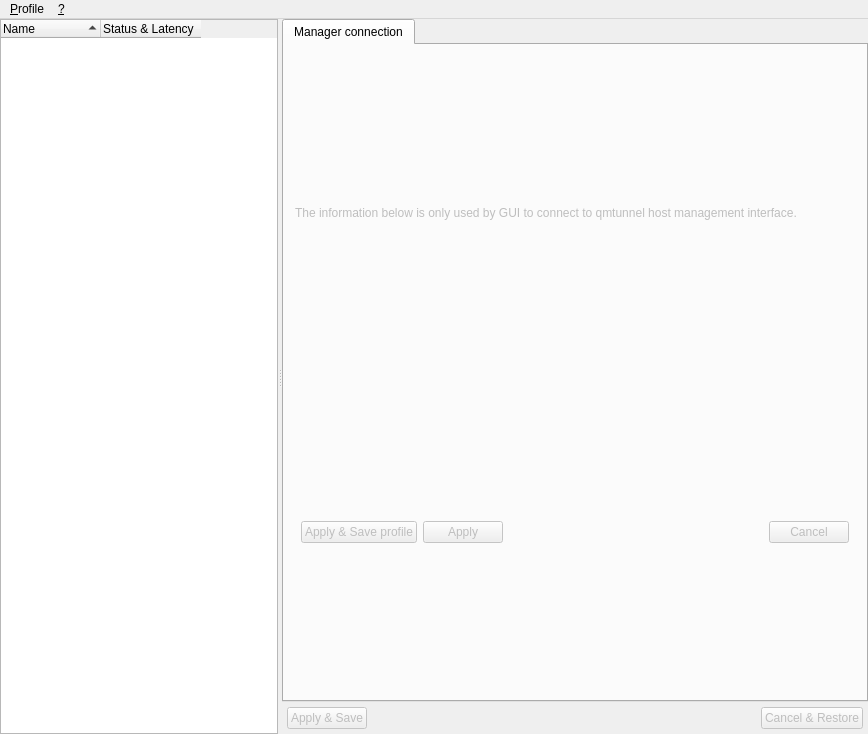
<?xml version="1.0" encoding="UTF-8"?>
<ui version="4.0">
 <class>MainWindow</class>
 <widget class="QMainWindow" name="MainWindow">
  <property name="geometry">
   <rect>
    <x>0</x>
    <y>0</y>
    <width>868</width>
    <height>734</height>
   </rect>
  </property>
  <property name="windowTitle">
   <string>qmtunnel GUI</string>
  </property>
  <property name="styleSheet">
   <string notr="true">QTreeView::branch:has-siblings:!adjoins-item {
    border-image: url(/images/stylesheet-vline.png) 0;
}

QTreeView::branch:has-siblings:adjoins-item {
    border-image: url(:/images/stylesheet-branch-more.png) 0;
}

QTreeView::branch:!has-children:!has-siblings:adjoins-item {
    border-image: url(:/images/stylesheet-branch-end.png) 0;
}

QTreeView::branch:has-children:!has-siblings:closed,
QTreeView::branch:closed:has-children:has-siblings {
        border-image: none;
        image: url(:/images/stylesheet-branch-closed.png);
}

QTreeView::branch:open:has-children:!has-siblings,
QTreeView::branch:open:has-children:has-siblings  {
        border-image: none;
        image: url(:/images/stylesheet-branch-open.png);
}</string>
  </property>
  <widget class="QWidget" name="centralWidget">
   <layout class="QVBoxLayout" name="verticalLayout">
    <property name="leftMargin">
     <number>0</number>
    </property>
    <property name="topMargin">
     <number>0</number>
    </property>
    <property name="rightMargin">
     <number>0</number>
    </property>
    <property name="bottomMargin">
     <number>0</number>
    </property>
    <item>
     <widget class="QSplitter" name="splitter">
      <property name="orientation">
       <enum>Qt::Horizontal</enum>
      </property>
      <widget class="QTreeWidget" name="browserTree">
       <property name="contextMenuPolicy">
        <enum>Qt::CustomContextMenu</enum>
       </property>
       <property name="frameShape">
        <enum>QFrame::StyledPanel</enum>
       </property>
       <property name="frameShadow">
        <enum>QFrame::Sunken</enum>
       </property>
       <property name="lineWidth">
        <number>3</number>
       </property>
       <property name="midLineWidth">
        <number>3</number>
       </property>
       <property name="editTriggers">
        <set>QAbstractItemView::NoEditTriggers</set>
       </property>
       <property name="dragDropMode">
        <enum>QAbstractItemView::InternalMove</enum>
       </property>
       <property name="selectionMode">
        <enum>QAbstractItemView::SingleSelection</enum>
       </property>
       <property name="selectionBehavior">
        <enum>QAbstractItemView::SelectRows</enum>
       </property>
       <property name="autoExpandDelay">
        <number>0</number>
       </property>
       <property name="rootIsDecorated">
        <bool>true</bool>
       </property>
       <property name="uniformRowHeights">
        <bool>true</bool>
       </property>
       <property name="sortingEnabled">
        <bool>true</bool>
       </property>
       <property name="columnCount">
        <number>2</number>
       </property>
       <attribute name="headerVisible">
        <bool>true</bool>
       </attribute>
       <attribute name="headerCascadingSectionResizes">
        <bool>true</bool>
       </attribute>
       <attribute name="headerStretchLastSection">
        <bool>false</bool>
       </attribute>
       <column>
        <property name="text">
         <string>Name</string>
        </property>
       </column>
       <column>
        <property name="text">
         <string>Status &amp; Latency</string>
        </property>
       </column>
      </widget>
      <widget class="QStackedWidget" name="stackedWidget">
       <widget class="QWidget" name="page_MgrConn">
        <layout class="QVBoxLayout" name="verticalLayout_2">
         <property name="spacing">
          <number>0</number>
         </property>
         <property name="leftMargin">
          <number>0</number>
         </property>
         <property name="topMargin">
          <number>0</number>
         </property>
         <property name="rightMargin">
          <number>0</number>
         </property>
         <property name="bottomMargin">
          <number>0</number>
         </property>
         <item>
          <widget class="QTabWidget" name="mgrconn_tabWidget">
           <property name="currentIndex">
            <number>0</number>
           </property>
           <widget class="QWidget" name="mgrconn_tabConnection">
            <attribute name="title">
             <string>Manager connection</string>
            </attribute>
            <layout class="QVBoxLayout" name="vLayoutTabConnection" stretch="0,0">
             <item>
              <widget class="QLabel" name="lblMgrConnIntro">
               <property name="enabled">
                <bool>false</bool>
               </property>
               <property name="text">
                <string>The information below is only used by GUI to connect to qmtunnel host management interface.</string>
               </property>
               <property name="wordWrap">
                <bool>true</bool>
               </property>
              </widget>
             </item>
             <item>
              <widget class="QWidget" name="widget_3" native="true">
               <layout class="QHBoxLayout" name="horizontalLayout_6">
                <property name="leftMargin">
                 <number>6</number>
                </property>
                <property name="topMargin">
                 <number>6</number>
                </property>
                <property name="rightMargin">
                 <number>6</number>
                </property>
                <property name="bottomMargin">
                 <number>6</number>
                </property>
                <item>
                 <widget class="QPushButton" name="btnApplyAndSave">
                  <property name="enabled">
                   <bool>false</bool>
                  </property>
                  <property name="text">
                   <string>Apply &amp;&amp; Save profile</string>
                  </property>
                 </widget>
                </item>
                <item>
                 <widget class="QPushButton" name="btnApply">
                  <property name="enabled">
                   <bool>false</bool>
                  </property>
                  <property name="text">
                   <string>Apply</string>
                  </property>
                 </widget>
                </item>
                <item>
                 <spacer name="horizontalSpacer_4">
                  <property name="orientation">
                   <enum>Qt::Horizontal</enum>
                  </property>
                  <property name="sizeHint" stdset="0">
                   <size>
                    <width>40</width>
                    <height>20</height>
                   </size>
                  </property>
                 </spacer>
                </item>
                <item>
                 <widget class="QPushButton" name="btnCancel">
                  <property name="enabled">
                   <bool>false</bool>
                  </property>
                  <property name="text">
                   <string>Cancel</string>
                  </property>
                 </widget>
                </item>
               </layout>
              </widget>
             </item>
            </layout>
           </widget>
          </widget>
         </item>
         <item>
          <widget class="QWidget" name="widget_mgrServerButtons" native="true">
           <layout class="QHBoxLayout" name="horizontalLayout_7">
            <property name="leftMargin">
             <number>5</number>
            </property>
            <property name="topMargin">
             <number>5</number>
            </property>
            <property name="rightMargin">
             <number>5</number>
            </property>
            <property name="bottomMargin">
             <number>5</number>
            </property>
            <item>
             <widget class="QPushButton" name="btnMgrServerConfigApply">
              <property name="enabled">
               <bool>false</bool>
              </property>
              <property name="text">
               <string>Apply &amp;&amp; Save</string>
              </property>
             </widget>
            </item>
            <item>
             <spacer name="horizontalSpacer_7">
              <property name="orientation">
               <enum>Qt::Horizontal</enum>
              </property>
              <property name="sizeHint" stdset="0">
               <size>
                <width>40</width>
                <height>20</height>
               </size>
              </property>
             </spacer>
            </item>
            <item>
             <widget class="QPushButton" name="btnMgrServerConfigCancel">
              <property name="enabled">
               <bool>false</bool>
              </property>
              <property name="text">
               <string>Cancel &amp;&amp; Restore</string>
              </property>
             </widget>
            </item>
           </layout>
          </widget>
         </item>
        </layout>
       </widget>
       <widget class="QWidget" name="page_tunnel">
        <layout class="QVBoxLayout" name="vLayoutPageTunnel">
         <property name="leftMargin">
          <number>0</number>
         </property>
         <property name="topMargin">
          <number>0</number>
         </property>
         <property name="rightMargin">
          <number>0</number>
         </property>
         <property name="bottomMargin">
          <number>0</number>
         </property>
         <item>
          <widget class="QTabWidget" name="tunnel_tabWidget">
           <property name="currentIndex">
            <number>0</number>
           </property>
           <widget class="QWidget" name="tab_tunnelStats">
            <attribute name="title">
             <string>Statistics summary</string>
            </attribute>
            <layout class="QVBoxLayout" name="verticalLayout_3">
             <item>
              <layout class="QHBoxLayout" name="horizontalLayout">
               <item>
                <widget class="QCheckBox" name="chkTunnelStatsAutoUpdate">
                 <property name="text">
                  <string>auto-update every</string>
                 </property>
                 <property name="checked">
                  <bool>true</bool>
                 </property>
                </widget>
               </item>
               <item>
                <widget class="QDoubleSpinBox" name="spinTunnelStatsAutoUpdateInterval">
                 <property name="suffix">
                  <string> s</string>
                 </property>
                 <property name="decimals">
                  <number>1</number>
                 </property>
                 <property name="minimum">
                  <double>0.100000000000000</double>
                 </property>
                 <property name="maximum">
                  <double>999.000000000000000</double>
                 </property>
                 <property name="value">
                  <double>2.000000000000000</double>
                 </property>
                </widget>
               </item>
               <item>
                <spacer name="horizontalSpacer">
                 <property name="orientation">
                  <enum>Qt::Horizontal</enum>
                 </property>
                 <property name="sizeHint" stdset="0">
                  <size>
                   <width>40</width>
                   <height>20</height>
                  </size>
                 </property>
                </spacer>
               </item>
              </layout>
             </item>
             <item>
              <widget class="QTreeWidget" name="tunnelStatsTreeWidget">
               <property name="editTriggers">
                <set>QAbstractItemView::NoEditTriggers</set>
               </property>
               <property name="alternatingRowColors">
                <bool>true</bool>
               </property>
               <property name="selectionMode">
                <enum>QAbstractItemView::SingleSelection</enum>
               </property>
               <property name="selectionBehavior">
                <enum>QAbstractItemView::SelectRows</enum>
               </property>
               <property name="wordWrap">
                <bool>true</bool>
               </property>
               <property name="headerHidden">
                <bool>true</bool>
               </property>
               <attribute name="headerStretchLastSection">
                <bool>false</bool>
               </attribute>
               <column>
                <property name="text">
                 <string>Parameter</string>
                </property>
               </column>
               <column>
                <property name="text">
                 <string>Value</string>
                </property>
               </column>
              </widget>
             </item>
             <item>
              <widget class="QLabel" name="label">
               <property name="text">
                <string>Last tunnel error received:</string>
               </property>
              </widget>
             </item>
             <item>
              <widget class="QLabel" name="lblTunnelLastErrorStr">
               <property name="frameShape">
                <enum>QFrame::Panel</enum>
               </property>
               <property name="frameShadow">
                <enum>QFrame::Sunken</enum>
               </property>
               <property name="text">
                <string/>
               </property>
               <property name="wordWrap">
                <bool>true</bool>
               </property>
              </widget>
             </item>
            </layout>
           </widget>
           <widget class="QWidget" name="tab_tunnelConnList">
            <attribute name="title">
             <string>Connection list</string>
            </attribute>
            <layout class="QVBoxLayout" name="vLayout_tunnelConnList"/>
           </widget>
           <widget class="QWidget" name="tab_tunnelConfig">
            <attribute name="title">
             <string>Configuration</string>
            </attribute>
            <layout class="QVBoxLayout" name="vLayoutTunnelConfig">
             <item>
              <spacer name="verticalSpacer">
               <property name="orientation">
                <enum>Qt::Vertical</enum>
               </property>
               <property name="sizeHint" stdset="0">
                <size>
                 <width>513</width>
                 <height>592</height>
                </size>
               </property>
              </spacer>
             </item>
             <item>
              <widget class="QWidget" name="widget_4" native="true">
               <layout class="QHBoxLayout" name="horizontalLayout_8">
                <property name="leftMargin">
                 <number>6</number>
                </property>
                <property name="topMargin">
                 <number>6</number>
                </property>
                <property name="rightMargin">
                 <number>6</number>
                </property>
                <property name="bottomMargin">
                 <number>6</number>
                </property>
                <item>
                 <widget class="QPushButton" name="btnTunnelConfigApply">
                  <property name="enabled">
                   <bool>false</bool>
                  </property>
                  <property name="text">
                   <string>Apply</string>
                  </property>
                 </widget>
                </item>
                <item>
                 <spacer name="horizontalSpacer_5">
                  <property name="orientation">
                   <enum>Qt::Horizontal</enum>
                  </property>
                  <property name="sizeHint" stdset="0">
                   <size>
                    <width>40</width>
                    <height>20</height>
                   </size>
                  </property>
                 </spacer>
                </item>
                <item>
                 <widget class="QPushButton" name="btnTunnelConfigCancel">
                  <property name="enabled">
                   <bool>false</bool>
                  </property>
                  <property name="text">
                   <string>Cancel</string>
                  </property>
                 </widget>
                </item>
               </layout>
              </widget>
             </item>
            </layout>
           </widget>
          </widget>
         </item>
        </layout>
       </widget>
       <widget class="QWidget" name="page_empty"/>
      </widget>
     </widget>
    </item>
   </layout>
  </widget>
  <widget class="QMenuBar" name="menuBar">
   <property name="geometry">
    <rect>
     <x>0</x>
     <y>0</y>
     <width>868</width>
     <height>25</height>
    </rect>
   </property>
   <widget class="QMenu" name="menu_File">
    <property name="title">
     <string>&amp;Profile</string>
    </property>
    <addaction name="action_profile_new"/>
    <addaction name="action_profile_open"/>
    <addaction name="action_profile_save"/>
    <addaction name="action_profile_saveAs"/>
    <addaction name="separator"/>
    <addaction name="action_UISettings"/>
    <addaction name="action_exit"/>
   </widget>
   <widget class="QMenu" name="menu">
    <property name="title">
     <string>&amp;?</string>
    </property>
    <addaction name="action_About"/>
   </widget>
   <addaction name="menu_File"/>
   <addaction name="menu"/>
  </widget>
  <action name="action_profile_new">
   <property name="text">
    <string>&amp;New profile..</string>
   </property>
   <property name="shortcut">
    <string>Ctrl+N</string>
   </property>
  </action>
  <action name="action_profile_open">
   <property name="text">
    <string>&amp;Open profile...</string>
   </property>
   <property name="shortcut">
    <string>Ctrl+O</string>
   </property>
  </action>
  <action name="action_profile_saveAs">
   <property name="text">
    <string>Save profile &amp;As...</string>
   </property>
  </action>
  <action name="action_exit">
   <property name="text">
    <string>&amp;Exit</string>
   </property>
  </action>
  <action name="action_profile_save">
   <property name="text">
    <string>&amp;Save profile</string>
   </property>
   <property name="shortcut">
    <string>Ctrl+S</string>
   </property>
  </action>
  <action name="action_autoopen_recent_profile">
   <property name="checkable">
    <bool>true</bool>
   </property>
   <property name="checked">
    <bool>true</bool>
   </property>
   <property name="text">
    <string>Auto-open most recent profile</string>
   </property>
  </action>
  <action name="action_UISettings">
   <property name="text">
    <string>UI Settings...</string>
   </property>
  </action>
  <action name="action_About">
   <property name="text">
    <string>&amp;About..</string>
   </property>
  </action>
 </widget>
 <layoutdefault spacing="6" margin="11"/>
 <resources/>
 <connections/>
</ui>
